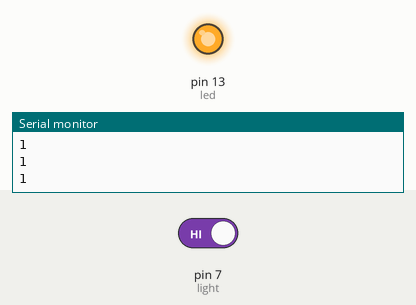
Recording of a sketch running on a simulated Arduino Uno, built with avr-gcc and run on an emulated ATmega328P. Shown: output pins drawn as LEDs (lit = HIGH), the last lines printed to the serial monitor. The inputs (shaded band) are chosen by the test bench; at power-on: pin 7 (light) HIGH.

Above: at 1.2 s.
1.3 s: pin 7 (light) driven LOW
At 1.9 s:
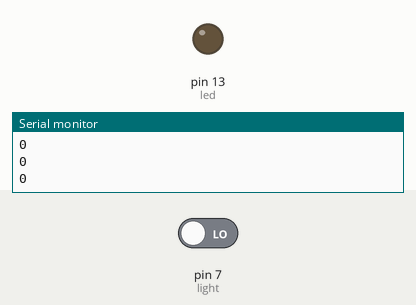
2.8 s: pin 7 (light) driven HIGH
At 3.2 s:
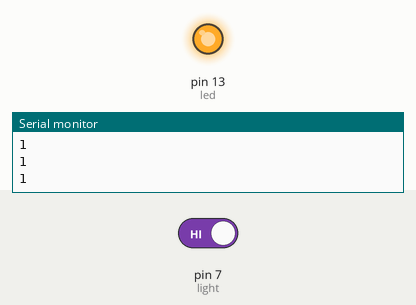
Timing chart, 0 to 5.8 s (numbered marks = the images above; inputs shaded):
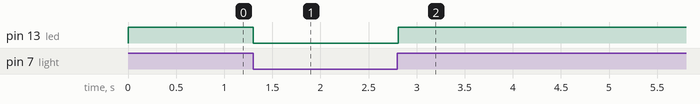

Measured:
- after the input at 1.3 s, pin 13 (led): HIGH → LOW at once
- after the input at 2.8 s, pin 13 (led): LOW → HIGH at once

The sketch:

cam-bien-anh-sang-chan-digital.ino
```cpp
int led = 13;
int light = 7;

void setup() {
  Serial.begin(9600);
  pinMode(led, OUTPUT);
}

void loop() {
  int value = digitalRead(light);
  Serial.println(value);
  if(value == 0){
    digitalWrite(led, LOW);
  }
  else {
    digitalWrite(led, HIGH);
  }
  delay(10);
}

// trời tối : giá trị cao
// trời sáng : giá trị thấp

// không chiếu sáng : 1
// chiếu sáng : 0
```
